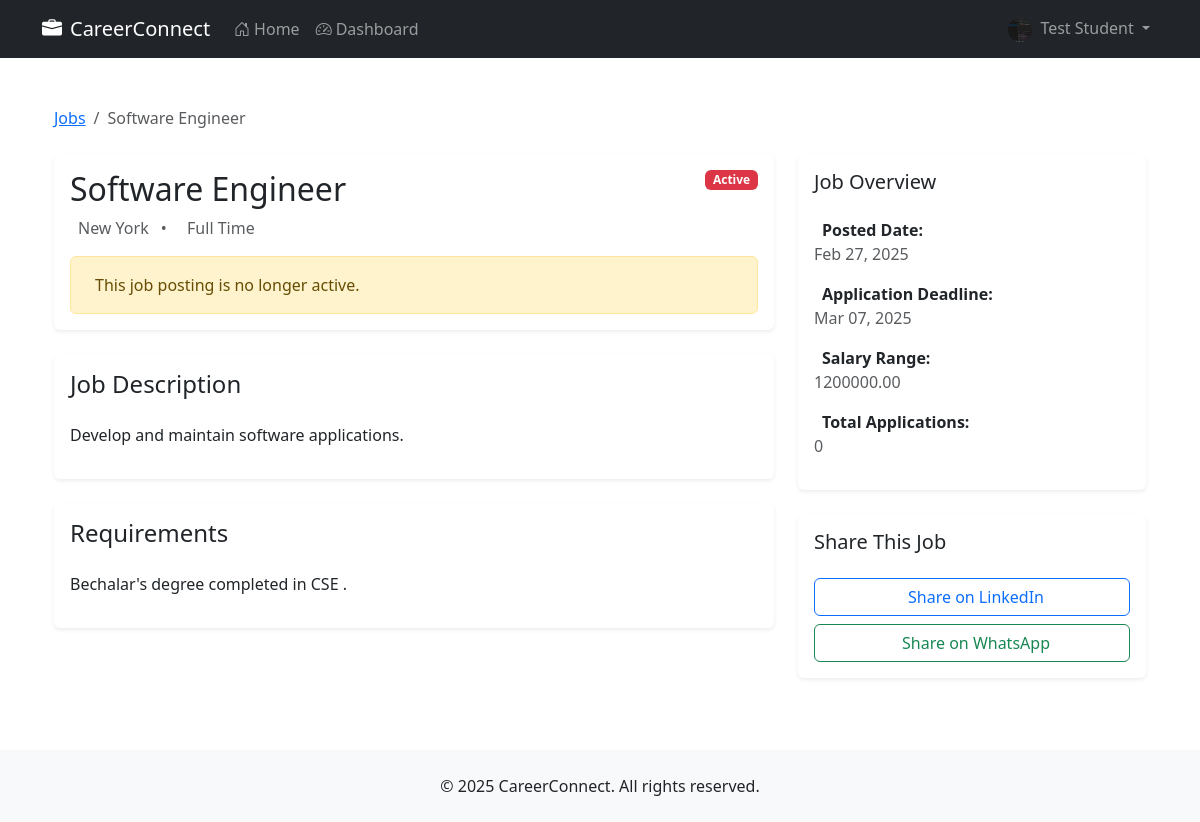
The app's page /jobs/1/ (signed in) with its own data.
### accounts/models.py (models this page shows)
class Student(AbstractUser):
    email = models.EmailField(unique=True)
    college_id = models.CharField(
        max_length=20,
        unique=True,
        validators=[RegexValidator(
            regex=r'^[0-9]{2}[A-Z]{3}[0-9]{3}$',
            message='College ID must be in format: 20CSE001'
        )]
    )
    profile_photo = models.ImageField(upload_to='profile_photos/', blank=True, null=True)
    phone_number = models.CharField(max_length=15, blank=True)
    branch = models.CharField(max_length=50, blank=True)
    year_of_study = models.IntegerField(choices=[
        (1, '1st Year'),
        (2, '2nd Year'),
        (3, '3rd Year'),
        (4, '4th Year')
    ], null=True)
    cgpa = models.DecimalField(
        max_digits=3,
        decimal_places=2,
        null=True,
        blank=True
    )
    skills = models.TextField(blank=True)
    resume = models.FileField(upload_to='resumes/', blank=True)
    USERNAME_FIELD = 'college_id'
    REQUIRED_FIELDS = ["username",'email']
    def __str__(self):
        return f"{self.college_id} - {self.get_full_name()}"

### jobs/models.py (models this page shows, shortened)
class Job(models.Model):
    STATUS_CHOICES = (
        ('active', 'Active'),
        ('closed', 'Closed'),
        ('draft', 'Draft'),
    )
    JOB_TYPE_CHOICES = (
        ('full_time', 'Full Time'),
        ('part_time', 'Part Time'),
        ('internship', 'Internship'),
    )
    title = models.CharField(max_length=200)
    company = models.CharField(max_length=200)
    company_logo = models.ImageField(upload_to='company_logos/', blank=True, null=True)
    location = models.CharField(max_length=200)
    description = models.TextField()
    requirements = models.TextField()
    salary_range = models.CharField(max_length=100, blank=True)
    job_type = models.CharField(max_length=50, choices=JOB_TYPE_CHOICES, default='full_time')
    status = models.CharField(max_length=20, choices=STATUS_CHOICES, default='active')
    created_at = models.DateTimeField(auto_now_add=True)
    deadline = models.DateField(null=True, blank=True)
    skills_required = models.ManyToManyField(Skill, blank=True)
    class Meta:
        ordering = ['-created_at']

### jobs/views.py (the view)
# urls.py: path('<int:job_id>/', views.job_detail, name='job_detail'),
@login_required
def job_detail(request, job_id):
    job = get_object_or_404(Job, id=job_id)
    has_applied = JobApplication.objects.filter(student=request.user, job=job).exists()
    print(f"User: {request.user}, Job ID: {job_id}, Job Title: {job.title}, Company: {job.company}, Has Applied: {has_applied}")  # Debug message
    print(f"Job ID: {job.id}, Has Applied: {has_applied}")  # Debug message
    if request.method == 'POST' and not has_applied:
        form = JobApplicationForm(request.POST)
        if form.is_valid():
            application = form.save(commit=False)
            application.student = request.user
            application.job = job
            application.save()
            messages.success(request, 'Your application has been submitted successfully!')
            return redirect('jobs:my_applications')
    else:
        form = JobApplicationForm()
    return render(request, 'jobs/job_detail.html', {
        'job': job,
        'form': form,
        'has_applied': has_applied,
    })

### templates/jobs/job_detail.html (shortened to what this page needs)
{% extends 'base.html' %}
{% load static %}
{% block content %}
<div class="container py-4">
    <nav aria-label="breadcrumb" class="mb-4">
        <ol class="breadcrumb">
            <li class="breadcrumb-item"><a href="{% url 'jobs:job_list' %}">Jobs</a></li>
            <li class="breadcrumb-item active">{{ job.title }}</li>
        </ol>
    </nav>
    <div class="row">
        <div class="col-lg-8">
            <div class="card border-0 shadow-sm mb-4">
                <div class="card-body">
                    <div class="d-flex justify-content-between align-items-start">
                        <div>
                            <h2 class="mb-2">{{ job.title }}</h2>
                            <p class="text-muted mb-3">
                                {{ job.location }}
                                <span class="mx-2">•</span>
                                {{ job.get_job_type_display }}
                            </p>
                        </div>
                        <span class="badge {% if job.is_active %}bg-success{% else %}bg-danger{% endif %}">
                            {{ job.get_status_display }}
                        </span>
                    </div>
                    {% if job.is_active %}
                        {% if not has_applied %}
                            <button type="button" class="btn btn-primary apply-button" data-bs-toggle="modal" data-bs-target="#applyModal">
                                Apply Now
                            </button>
                        {% else %}
                            <div class="alert alert-info mb-0">
                                <i class="fas fa-info-circle me-2"></i>You have already applied for this position.
                                <a href="{% url 'jobs:application_detail' application.id %}" class="alert-link">View your application</a>
                            </div>
                        {% endif %}
                    {% else %}
                        <div class="alert alert-warning mb-0">
                            This job posting is no longer active.
                        </div>
                    {% endif %}
                </div>
            </div>
            <div class="card border-0 shadow-sm mb-4">
                <div class="card-body">
                    <h4 class="card-title mb-4">Job Description</h4>
                    {{ job.description|linebreaks }}
                </div>
            </div>
            <div class="card border-0 shadow-sm mb-4">
                <div class="card-body">
                    <h4 class="card-title mb-4">Requirements</h4>
                    {{ job.requirements|linebreaks }}
                </div>
            </div>
        </div>
        <div class="col-lg-4">
            <div class="card border-0 shadow-sm mb-4">
                <div class="card-body">
                    <h5 class="card-title mb-4">Job Overview</h5>
                    <ul class="list-unstyled">
                        <li class="mb-3">
                            <strong>Posted Date:</strong>
                            <p class="text-muted mb-0">{{ job.created_at|date:"M d, Y" }}</p>
                        </li>
                        <li class="mb-3">
                            <strong>Application Deadline:</strong>
                            <p class="text-muted mb-0">{{ job.deadline|date:"M d, Y" }}</p>
                        </li>
                        <li class="mb-3">
                            <strong>Salary Range:</strong>
                            <p class="text-muted mb-0">{{ job.salary_range|default:"Not specified" }}</p>
                        </li>
                        <li>
                            <strong>Total Applications:</strong>
                            <p class="text-muted mb-0">{{ job.applications.count }}</p>
                        </li>
                    </ul>
                </div>
            </div>
            <div class="card border-0 shadow-sm">
                <div class="card-body">
                    <h5 class="card-title mb-4">Share This Job</h5>
                    <div class="d-grid gap-2">
                        <a href="https://www.linkedin.com/sharing/share-offsite/?url={{ request.build_absolute_uri }}"
                           target="_blank" class="btn btn-outline-primary">
                            Share on LinkedIn
                        </a>
                        <a href="https://wa.me/?text={{ job.title|urlencode }}%20-%20{{ request.build_absolute_uri|urlencode }}"
                           target="_blank" class="btn btn-outline-success">
                            Share on WhatsApp
                        </a>
                    </div>
                </div>
            </div>
        </div>
    </div>
</div>
{% endblock %}

### templates/base.html (shortened to what this page needs)
<!DOCTYPE html>
<html lang="en">
<head>
    <link href="https://cdn.jsdelivr.net/npm/bootstrap@5.3.0/dist/css/bootstrap.min.css" rel="stylesheet">
    <link href="https://cdn.jsdelivr.net/npm/bootstrap-icons@1.7.2/font/bootstrap-icons.css" rel="stylesheet">
</head>
<body>
    <nav class="navbar navbar-expand-lg navbar-dark bg-dark">
        <div class="container">
            <a class="navbar-brand" href="{% url 'core:home' %}">
                <i class="bi bi-briefcase-fill me-2"></i>CareerConnect
            </a>
            <div class="collapse navbar-collapse" id="navbarNav">
                <ul class="navbar-nav me-auto">
                    <li class="nav-item">
                        <a class="nav-link {% if request.resolver_match.url_name == 'home' %}active{% endif %}"
                           href="{% url 'core:home' %}">
                            <i class="bi bi-house-door me-1"></i>Home
                        </a>
                    </li>
                    {% if user.is_authenticated %}
                    <li class="nav-item">
                        <a class="nav-link {% if request.resolver_match.url_name == 'dashboard' %}active{% endif %}"
                           href="{% url 'core:dashboard' %}">
                            <i class="bi bi-speedometer2 me-1"></i>Dashboard
                        </a>
                    </li>
                    {% endif %}
                </ul>
                <ul class="navbar-nav">
                    {% if user.is_authenticated %}
                        <li class="nav-item dropdown">
                            <a class="nav-link dropdown-toggle" href="#" id="navbarDropdown" role="button"
                               data-bs-toggle="dropdown" aria-expanded="false">
                                {% if user.profile_photo %}
                                    <img src="{{ user.profile_photo.url }}" alt="Profile"
                                         class="rounded-circle me-1" style="width: 24px; height: 24px; object-fit: cover;">
                                {% else %}
                                    <i class="bi bi-person-circle me-1"></i>
                                {% endif %}
                                {{ user.get_full_name|default:user.username }}
                            </a>
                        </li>
                    {% else %}
                        <li class="nav-item">
                            <a class="nav-link" href="{% url 'accounts:login' %}">
                                <i class="bi bi-box-arrow-in-right me-1"></i>Login
                            </a>
                        </li>
                    {% endif %}
                </ul>
            </div>
        </div>
    </nav>
    <main class="container mt-4">
        {% block content %}
        {% endblock %}
    </main>
    <footer class="bg-light py-4 mt-5">
        <div class="container text-center">
            <p class="mb-0">&copy; {% now "Y" %} CareerConnect. All rights reserved.</p>
        </div>
    </footer>
</body>
</html>

### records on screen
Student: profile_photo (picture), get_full_name "Test Student"
Job: title "Software Engineer", location "New York", job_type "Full Time", status "Active", description "Develop and maintain software applications.", requirements "Bechalar's degree completed in CSE .", created_at "Feb 27, 2025", deadline "Mar 07, 2025", salary_range "1200000.00", applications.count "0"
